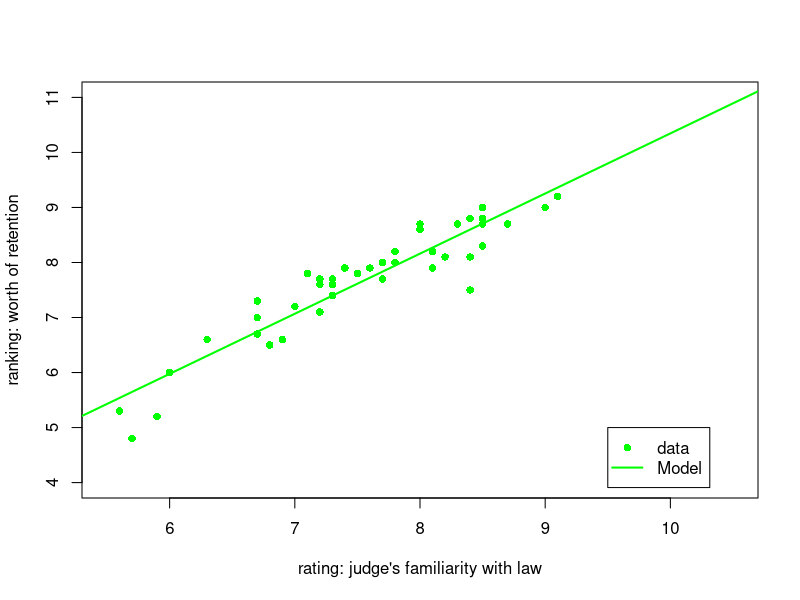

Generate this figure with R:
## ---- chunk 1
head(USJudgeRatings)
## ---- chunk 2
m1<-lm(RTEN ~ FAMI, data = USJudgeRatings)
labx="rating: judge's familiarity with law"
clr<-"green"
plot(USJudgeRatings$FAMI,USJudgeRatings$RTEN,xlab = labx, 
                     ylab = "ranking: worth of retention",  pch = 16, col=clr,xlim = c(5.5, 10.5), ylim = c(4, 11)) 
                abline(m1,col=clr,lwd=2)
                legend(9.5,5,c("data","Model"),pch=c(16,NA),lty=c(NA,1),lwd=c(NA,2),col=c("green","green"))
